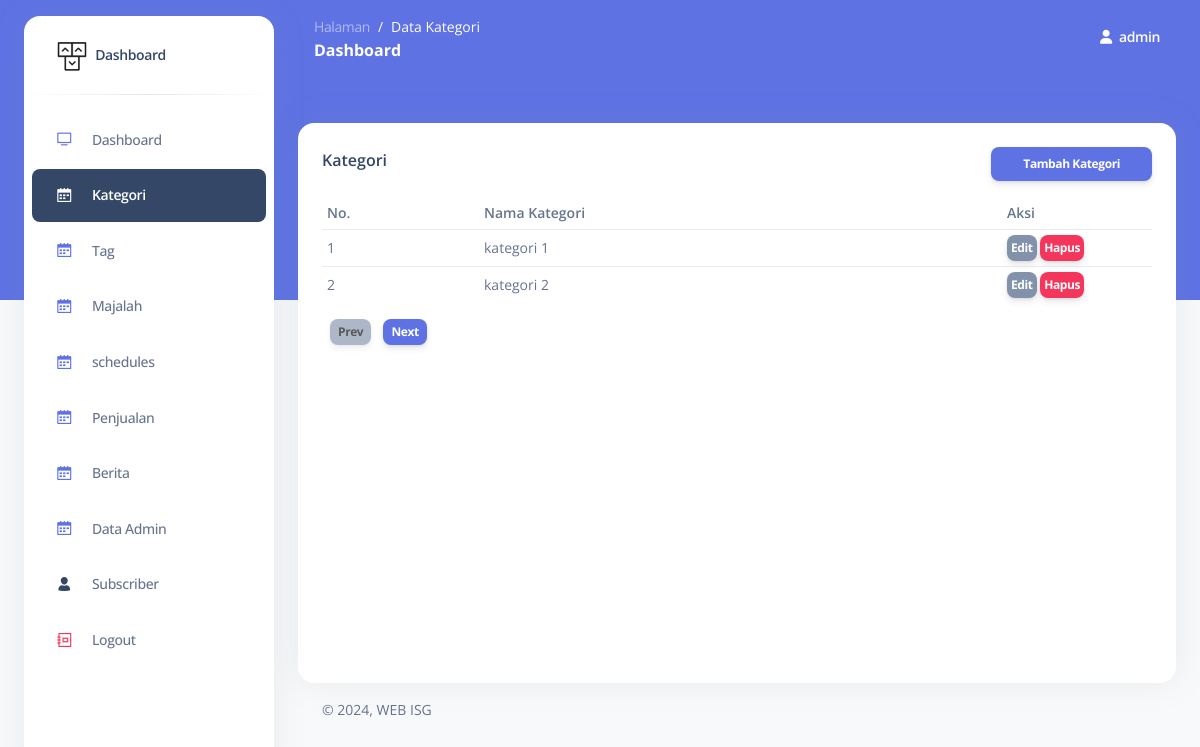
/admin/kategori.php (signed in), run on the app's committed database.
### tables this page shows
CREATE TABLE `kategori` (
  `id_kategori` int NOT NULL,
  `nama` varchar(100) NOT NULL DEFAULT '0'
);

### admin/function/helper.php (called while the page is built, shortened)
<?php
function get(string $name)
{
  if (isset($_GET[$name]) && $_GET[$name] != '') {
    return htmlspecialchars($_GET[$name]);
  } else {
    return false;
  }
}
function getPage()
{
  $page = get("page") && get("page") != 0  ? get("page") : 1;
  return $page;
}

### admin/function/query.php (called while the page is built, shortened)
<?php
function query_select($table, $role = [])
{
  global $conn;
  $sql = "SELECT * FROM $table";
  if (isset($role['limit'])) {
    $sql .= " LIMIT " . $role['limit'];
  }
  $result = mysqli_query($conn, $sql);
  $rows = [];
  while ($row = mysqli_fetch_assoc($result)) {
    $rows[] = $row;
  }
  return $rows;
}

### admin/kategori.php (the view, shortened to what this page needs)
<?php
$dataCount = 10;
$page = getPage();
$first = $page > 1 ? ($page * $dataCount) - $dataCount : 0;
$previousPage = $page - 1;
$nextPage = $page + 1;
$data = query_select("kategori", [
	"limit" => "$first, $dataCount",
]);
 ?>
<!DOCTYPE html>
<html lang="en">
<body class="g-sidenav-show   bg-gray-100">
  <main class="main-content position-relative border-radius-lg ">
    <div class="container-fluid py-4">
      <div class="row mt-4">
        <div class="col-lg-12 mb-lg-0 mb-4">
          <div class="card " style="min-height: 70vh">
            <div class="card-body">
            	<div class="d-flex justify-content-between">
	              <h6 class="mb-2">Kategori</h6>
            		<a href="kategori-add.php" class="btn btn-sm btn-primary">Tambah Kategori</a>
            	</div>
	            <div class="table-responsive">
	              <table class="table align-items-center ">
	              	<thead>
	              		<tr>
	              			<th>No.</th>
	              			<th>Nama Kategori</th>
	              			<th style="width: 150px">Aksi</th>
	              		</tr>
	              	</thead>
	                <tbody>
	                	<?php if ($data): ?>
	                		<?php $no = 1; ?>
	                		<?php foreach ($data as $val): ?>
	                			<tr>
	                				<td><?= $first + $no++ ?></td>
	                				<td><?= $val["nama"] ?></td>
	                				<td>
	                					<a href="kategori-edit.php?id=<?= $val["id_kategori"] ?>" class="p-1 mb-0 btn btn-sm btn-secondary">Edit</a>
	                					<a href="hapus.php?id=<?= $val["id_kategori"] ?>&data=kategori" class="p-1 mb-0 btn btn-sm btn-danger">Hapus</a>
	                				</td>
	                			</tr>
	                		<?php endforeach ?>
	                	<?php endif ?>
	                </tbody>
	              </table>
	              <?php if ($data): ?>
	              <div class="d-flex justify-content-start">
                      <div>
                          <a href="?page=<?= $previousPage ?><?= get("q") ? "&q=" . get("q") : "" ?>" class="btn btn-sm ms-2 py-1 px-2 btn-secondary <?= $page == 1 ? "disabled" : "" ?>">Prev</a>
                          <a href="?page=<?= $nextPage ?><?= get("q") ? "&q=" . get("q") : "" ?>" class="btn btn-sm ms-2 py-1 px-2 btn-primary">Next</a>
                      </div>
                  </div>
	            </div>
	              <?php endif ?>
            </div>
          </div>
        </div>
      </div>
    </div>
  </main>
</body>
</html>

### admin/partials/head.php (style rules this page uses)
.table-responsive table thead th, .table-responsive table tbody td { text-align: left !important; padding: 0 !important; font-size: 14px; padding: 5px !important; }

### data on the page
kategori: no "1", nama "kategori 1"
kategori: no "2", nama "kategori 2"

### other printed values
$hal "Data Kategori"
$_SESSION[KEY]["login"]["nama"] "admin"
